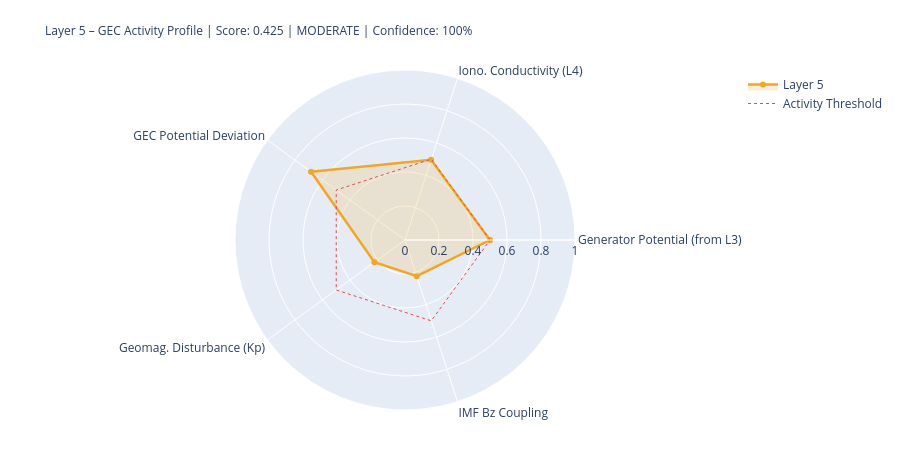

The notebook cell saved with this chart:
### Markdown cell above
---
## 5. State Assessment & Handoff to Layer 6

### Code cell
# ============================================================
# LAYER-5-SCORE
# ============================================================

# Components
# 1) Generator activity (Layer-3-driven)
gen_score = norm(generator_strength, 0.3, 2.0)
gen_src   = 'from_layer3' if l3_thunder_score is not None else 'estimated'

# 2) Ionospheric conductivity (Layer-4-driven)
iono_score = norm(iono_cond_factor, 0.7, 1.4)
iono_src   = 'from_layer4' if l4_ioniz is not None else 'estimated'

# 3) GEC potential deviation from reference
pot_score = norm(abs(delta_V_pct), 0, 30)  # 0 = at reference, 1 = 30% deviation
pot_src   = 'derived'

# 4) Geomagnetic disturbance (Kp) – modulates vertical currents
kp_score = norm(kp_val, 0, 9)
kp_src   = 'primary' if kp_now is not None else 'from_layer4'

# 5) IMF Bz coupling (southward = stronger M-I coupling → GEC influence)
bz_score = norm(-(bz_now or 0), -5, 30) if bz_now is not None else None
bz_src   = 'primary' if bz_now is not None else 'missing'

COMPONENTS = {
    'Generator Potential (from L3)':  {'score': gen_score,   'source': 'derived_from_layer3', 'dynamic': True},
    'Iono. Conductivity (L4)':      {'score': iono_score,  'source': iono_src, 'dynamic': True},
    'GEC Potential Deviation':      {'score': pot_score,   'source': pot_src,  'dynamic': True},
    'Geomag. Disturbance (Kp)':         {'score': kp_score,    'source': kp_src,   'dynamic': True},
    'IMF Bz Coupling':               {'score': bz_score,    'source': bz_src,   'dynamic': True},
}

available   = {k: v['score'] for k, v in COMPONENTS.items() if v['score'] is not None}
unavailable = [k for k, v in COMPONENTS.items() if v['score'] is None]
layer5_score = round(sum(available.values()) / len(available), 4) if available else None
confidence   = round(len(available) / len(COMPONENTS), 2)
level = ('unknown' if layer5_score is None
         else 'quiet'   if layer5_score < 0.3
         else 'moderate' if layer5_score < 0.6
         else 'active')
dominant_l5 = max(available, key=available.get) if available else 'none'

# Kp consistency: separate 1-min raw value from score value
kp_1m_raw   = kp_now          # directly from API (can be 0.0 during live measurement)
kp_for_score = kp_val          # from Layer-0 context or estimated value if needed
kp_score_src = kp_src

W = 68
print('=' * W)
print('LAYER 5 – GLOBAL ELECTRIC CIRCUIT – STATE ASSESSMENT')
print('=' * W)
for name, comp in COMPONENTS.items():
    s = comp['score']
    if s is not None:
        bar = '█' * int(s*20) + '░' * (20-int(s*20))
        print(f'  {name:<34} {bar}  {s:.3f}  [{comp["source"]}]')
    else:
        print(f'  {name:<34} {"─"*20}  n/a   [missing]')
print('-' * W)
print(f'  Score:         {layer5_score:.3f}  ({len(available)}/{len(COMPONENTS)} components)')
print(f'  Confidence:    {confidence:.0%}')
print(f'  Level:         {level.upper()}')
print(f'  Dominant:      {dominant_l5}')
print(f'  V_iono:        {V_iono_mod:.1f} kV  (Δ {delta_V_pct:+.1f}% vs. Ref)')
print(f'  I_total:       {I_total_mod:.1f} A   (Δ {delta_I_pct:+.1f}% vs. Ref)')
print('=' * W)

# Radar
cats   = list(available.keys())
vals_r = list(available.values())
if len(cats) >= 3:
    fig = go.Figure()
    fig.add_trace(go.Scatterpolar(
        r=vals_r + [vals_r[0]], theta=cats + [cats[0]],
        fill='toself', fillcolor='rgba(242,166,35,0.18)',
        line=dict(color='#F2A623', width=2.5), name='Layer 5'
    ))
    fig.add_trace(go.Scatterpolar(
        r=[0.5]*(len(cats)+1), theta=cats+[cats[0]],
        line=dict(color='#E24B4A', dash='dot', width=1),
        mode='lines', name='Activity Threshold'
    ))
    fig.update_layout(
        title=dict(
            text=f'Layer 5 – GEC Activity Profile | Score: {layer5_score:.3f} | {level.upper()} | Confidence: {confidence:.0%}',
            font=dict(size=12)
        ),
        polar=dict(radialaxis=dict(visible=True, range=[0,1])),
        height=450, showlegend=True,
        margin=dict(l=80, r=80, t=70, b=40)
    )
    fig.show()

### Figure 1 — Plotly figure (JSON) as saved in the notebook; plotly's stock layout.template omitted (floating-point values rounded to 4 significant figures)
{"data": [{"fill": "toself", "fillcolor": "rgba(242,166,35,0.18)", "line": {"color": "#F2A623", "width": 2.5}, "name": "Layer 5", "r": [0.5, 0.4963, 0.6833, 0.2222, 0.224, 0.5], "theta": ["Generator Potential (from L3)", "Iono. Conductivity (L4)", "GEC Potential Deviation", "Geomag. Disturbance (Kp)", "IMF Bz Coupling", "Generator Potential (from L3)"], "type": "scatterpolar"}, {"line": {"color": "#E24B4A", "dash": "dot", "width": 1}, "mode": "lines", "name": "Activity Threshold", "r": [0.5, 0.5, 0.5, 0.5, 0.5, 0.5], "theta": ["Generator Potential (from L3)", "Iono. Conductivity (L4)", "GEC Potential Deviation", "Geomag. Disturbance (Kp)", "IMF Bz Coupling", "Generator Potential (from L3)"], "type": "scatterpolar"}], "layout": {"height": 450, "margin": {"b": 40, "l": 80, "r": 80, "t": 70}, "polar": {"radialaxis": {"range": [0, 1], "visible": true}}, "showlegend": true, "title": {"font": {"size": 12}, "text": "Layer 5 – GEC Activity Profile | Score: 0.425 | MODERATE | Confidence: 100%"}}}
